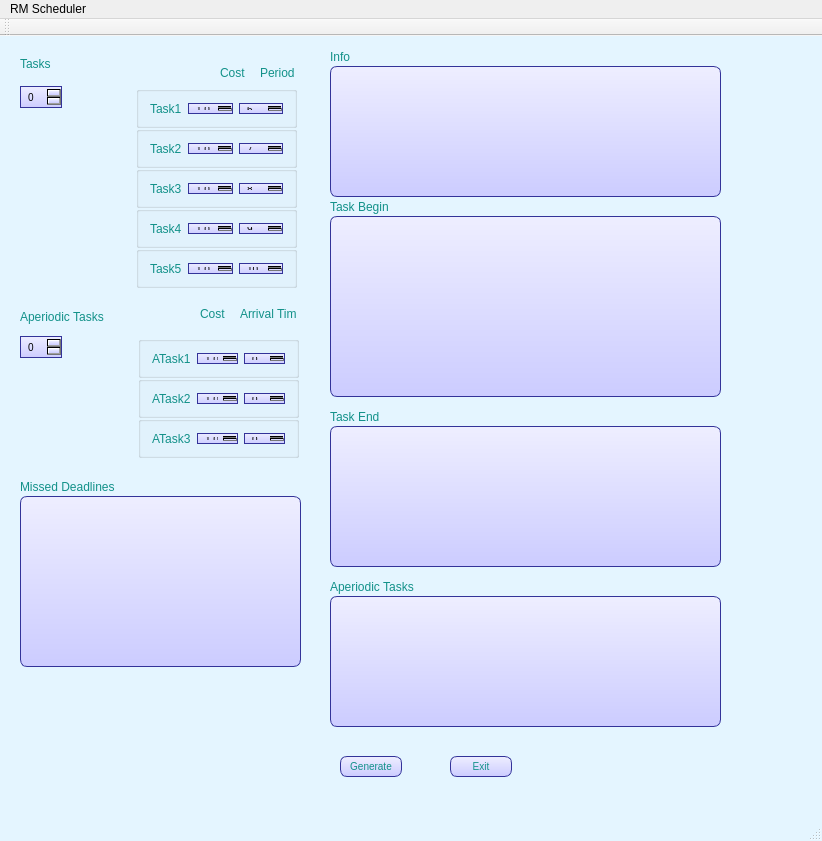
<?xml version="1.0" encoding="UTF-8"?>
<ui version="4.0">
 <class>MainWindow</class>
 <widget class="QMainWindow" name="MainWindow">
  <property name="windowModality">
   <enum>Qt::NonModal</enum>
  </property>
  <property name="geometry">
   <rect>
    <x>0</x>
    <y>0</y>
    <width>822</width>
    <height>841</height>
   </rect>
  </property>
  <property name="windowTitle">
   <string>MainWindow</string>
  </property>
  <property name="styleSheet">
   <string notr="true">
#MainWindow {
 background: rgb(228, 245, 255);
}

QLabel
{
		
	color: rgb(18, 145, 137);

}

QSpinBox
{
color:black;
background-color: QLinearGradient(x1: 0, y1: 0, x2: 0, y2: 1, stop: 0 #eef, stop: 1 #ccf);
border-width: 1px;
border-color: #339;
border-style: solid;
padding: 3px;
font-size: 10px;
padding-left: 5px;
padding-right: 5px;
}
QDoubleSpinBox
{
color:black;
background-color: QLinearGradient(x1: 0, y1: 0, x2: 0, y2: 1, stop: 0 #eef, stop: 1 #ccf);
border-width: 1px;
border-color: #339;
border-style: solid;
padding: 3px;
font-size: 10px;
padding-left: 5px;
padding-right: 5px;

}
QTextEdit{
color:black;
background-color: QLinearGradient(x1: 0, y1: 0, x2: 0, y2: 1, stop: 0 #eef, stop: 1 #ccf);
border-width: 1px;
border-color: #339;
border-style: solid;
border-radius: 7;
padding: 3px;
font-size: 10px;
padding-left: 5px;
padding-right: 5px;





}

QPushButton {
color:  rgb(18, 145, 137);
background-color:QLinearGradient(x1: 0, y1: 0, x2: 0, y2: 1, stop: 0 #eef, stop: 1 #ccf);
border-width: 1px;
border-color: #339;
border-style: solid;
border-radius: 7;
padding: 3px;
font-size: 10px;
padding-left: 5px;
padding-right: 5px;
min-width: 50px;
max-width: 50px;
min-height: 13px;
max-height: 13px;
}






#mainFrame {
border: 3px solid gray;
border-radius: 40px;
background: white;
}







</string>
  </property>
  <widget class="QWidget" name="centralWidget">
   <widget class="QGroupBox" name="groupBox_7">
    <property name="geometry">
     <rect>
      <x>138</x>
      <y>340</y>
      <width>161</width>
      <height>42</height>
     </rect>
    </property>
    <property name="title">
     <string/>
    </property>
    <layout class="QHBoxLayout" name="horizontalLayout_7">
     <item>
      <widget class="QLabel" name="label_15">
       <property name="text">
        <string>ATask2</string>
       </property>
      </widget>
     </item>
     <item>
      <widget class="QDoubleSpinBox" name="doubleSpinBox_7">
       <property name="decimals">
        <number>1</number>
       </property>
       <property name="maximum">
        <double>20.000000000000000</double>
       </property>
       <property name="singleStep">
        <double>0.500000000000000</double>
       </property>
       <property name="value">
        <double>1.000000000000000</double>
       </property>
      </widget>
     </item>
     <item>
      <widget class="QSpinBox" name="spinBox_7">
       <property name="maximum">
        <number>99</number>
       </property>
      </widget>
     </item>
    </layout>
   </widget>
   <widget class="QSpinBox" name="NumOfTasks">
    <property name="geometry">
     <rect>
      <x>20</x>
      <y>50</y>
      <width>42</width>
      <height>22</height>
     </rect>
    </property>
    <property name="maximum">
     <number>5</number>
    </property>
   </widget>
   <widget class="QLabel" name="label_8">
    <property name="geometry">
     <rect>
      <x>260</x>
      <y>30</y>
      <width>46</width>
      <height>13</height>
     </rect>
    </property>
    <property name="text">
     <string>Period</string>
    </property>
   </widget>
   <widget class="QGroupBox" name="groupBox_5">
    <property name="geometry">
     <rect>
      <x>136</x>
      <y>210</y>
      <width>161</width>
      <height>42</height>
     </rect>
    </property>
    <property name="title">
     <string/>
    </property>
    <layout class="QHBoxLayout" name="horizontalLayout_5">
     <item>
      <widget class="QLabel" name="label_6">
       <property name="text">
        <string>Task5</string>
       </property>
      </widget>
     </item>
     <item>
      <widget class="QDoubleSpinBox" name="doubleSpinBox_5">
       <property name="decimals">
        <number>1</number>
       </property>
       <property name="maximum">
        <double>20.000000000000000</double>
       </property>
       <property name="singleStep">
        <double>0.500000000000000</double>
       </property>
       <property name="value">
        <double>1.000000000000000</double>
       </property>
      </widget>
     </item>
     <item>
      <widget class="QSpinBox" name="spinBox_5">
       <property name="maximum">
        <number>50</number>
       </property>
       <property name="value">
        <number>10</number>
       </property>
      </widget>
     </item>
    </layout>
   </widget>
   <widget class="QGroupBox" name="groupBox_4">
    <property name="geometry">
     <rect>
      <x>136</x>
      <y>170</y>
      <width>161</width>
      <height>42</height>
     </rect>
    </property>
    <property name="title">
     <string/>
    </property>
    <layout class="QHBoxLayout" name="horizontalLayout_4">
     <item>
      <widget class="QLabel" name="label_5">
       <property name="text">
        <string>Task4</string>
       </property>
      </widget>
     </item>
     <item>
      <widget class="QDoubleSpinBox" name="doubleSpinBox_4">
       <property name="decimals">
        <number>1</number>
       </property>
       <property name="maximum">
        <double>20.000000000000000</double>
       </property>
       <property name="singleStep">
        <double>0.500000000000000</double>
       </property>
       <property name="value">
        <double>1.000000000000000</double>
       </property>
      </widget>
     </item>
     <item>
      <widget class="QSpinBox" name="spinBox_4">
       <property name="maximum">
        <number>50</number>
       </property>
       <property name="value">
        <number>9</number>
       </property>
      </widget>
     </item>
    </layout>
   </widget>
   <widget class="QGroupBox" name="groupBox_3">
    <property name="geometry">
     <rect>
      <x>136</x>
      <y>130</y>
      <width>161</width>
      <height>42</height>
     </rect>
    </property>
    <property name="title">
     <string/>
    </property>
    <layout class="QHBoxLayout" name="horizontalLayout_3">
     <item>
      <widget class="QLabel" name="label_4">
       <property name="text">
        <string>Task3</string>
       </property>
      </widget>
     </item>
     <item>
      <widget class="QDoubleSpinBox" name="doubleSpinBox_3">
       <property name="decimals">
        <number>1</number>
       </property>
       <property name="maximum">
        <double>20.000000000000000</double>
       </property>
       <property name="singleStep">
        <double>0.500000000000000</double>
       </property>
       <property name="value">
        <double>1.000000000000000</double>
       </property>
      </widget>
     </item>
     <item>
      <widget class="QSpinBox" name="spinBox_3">
       <property name="maximum">
        <number>50</number>
       </property>
       <property name="value">
        <number>8</number>
       </property>
      </widget>
     </item>
    </layout>
   </widget>
   <widget class="QGroupBox" name="groupBox_6">
    <property name="geometry">
     <rect>
      <x>138</x>
      <y>300</y>
      <width>161</width>
      <height>42</height>
     </rect>
    </property>
    <property name="title">
     <string/>
    </property>
    <layout class="QHBoxLayout" name="horizontalLayout_6">
     <item>
      <widget class="QLabel" name="label_14">
       <property name="text">
        <string>ATask1</string>
       </property>
      </widget>
     </item>
     <item>
      <widget class="QDoubleSpinBox" name="doubleSpinBox_6">
       <property name="decimals">
        <number>1</number>
       </property>
       <property name="maximum">
        <double>20.000000000000000</double>
       </property>
       <property name="singleStep">
        <double>0.500000000000000</double>
       </property>
       <property name="value">
        <double>1.000000000000000</double>
       </property>
      </widget>
     </item>
     <item>
      <widget class="QSpinBox" name="spinBox_6">
       <property name="maximum">
        <number>99</number>
       </property>
      </widget>
     </item>
    </layout>
   </widget>
   <widget class="QGroupBox" name="groupBox_2">
    <property name="geometry">
     <rect>
      <x>136</x>
      <y>90</y>
      <width>161</width>
      <height>42</height>
     </rect>
    </property>
    <property name="title">
     <string/>
    </property>
    <layout class="QHBoxLayout" name="horizontalLayout_2">
     <item>
      <widget class="QLabel" name="label_3">
       <property name="text">
        <string>Task2</string>
       </property>
      </widget>
     </item>
     <item>
      <widget class="QDoubleSpinBox" name="doubleSpinBox_2">
       <property name="decimals">
        <number>1</number>
       </property>
       <property name="maximum">
        <double>20.000000000000000</double>
       </property>
       <property name="singleStep">
        <double>0.500000000000000</double>
       </property>
       <property name="value">
        <double>1.000000000000000</double>
       </property>
      </widget>
     </item>
     <item>
      <widget class="QSpinBox" name="spinBox_2">
       <property name="maximum">
        <number>50</number>
       </property>
       <property name="value">
        <number>7</number>
       </property>
      </widget>
     </item>
    </layout>
   </widget>
   <widget class="QPushButton" name="btn_generate">
    <property name="geometry">
     <rect>
      <x>340</x>
      <y>720</y>
      <width>62</width>
      <height>21</height>
     </rect>
    </property>
    <property name="text">
     <string>Generate</string>
    </property>
   </widget>
   <widget class="QLabel" name="label_13">
    <property name="geometry">
     <rect>
      <x>20</x>
      <y>270</y>
      <width>101</width>
      <height>21</height>
     </rect>
    </property>
    <property name="text">
     <string>Aperiodic Tasks</string>
    </property>
   </widget>
   <widget class="QLabel" name="label_12">
    <property name="geometry">
     <rect>
      <x>200</x>
      <y>270</y>
      <width>31</width>
      <height>16</height>
     </rect>
    </property>
    <property name="text">
     <string>Cost</string>
    </property>
   </widget>
   <widget class="QGroupBox" name="groupBox">
    <property name="geometry">
     <rect>
      <x>136</x>
      <y>50</y>
      <width>161</width>
      <height>42</height>
     </rect>
    </property>
    <property name="title">
     <string/>
    </property>
    <layout class="QHBoxLayout" name="horizontalLayout">
     <item>
      <widget class="QLabel" name="label_2">
       <property name="text">
        <string>Task1</string>
       </property>
      </widget>
     </item>
     <item>
      <widget class="QDoubleSpinBox" name="doubleSpinBox">
       <property name="decimals">
        <number>1</number>
       </property>
       <property name="maximum">
        <double>20.000000000000000</double>
       </property>
       <property name="singleStep">
        <double>0.500000000000000</double>
       </property>
       <property name="value">
        <double>1.000000000000000</double>
       </property>
      </widget>
     </item>
     <item>
      <widget class="QSpinBox" name="spinBox">
       <property name="maximum">
        <number>50</number>
       </property>
       <property name="value">
        <number>6</number>
       </property>
      </widget>
     </item>
    </layout>
   </widget>
   <widget class="QTextEdit" name="textEdit">
    <property name="geometry">
     <rect>
      <x>330</x>
      <y>30</y>
      <width>391</width>
      <height>131</height>
     </rect>
    </property>
    <property name="font">
     <font>
      <pointsize>-1</pointsize>
     </font>
    </property>
   </widget>
   <widget class="QLabel" name="label_7">
    <property name="geometry">
     <rect>
      <x>220</x>
      <y>30</y>
      <width>46</width>
      <height>13</height>
     </rect>
    </property>
    <property name="text">
     <string>Cost</string>
    </property>
   </widget>
   <widget class="QSpinBox" name="Num_AperiodicTasks">
    <property name="geometry">
     <rect>
      <x>20</x>
      <y>300</y>
      <width>42</width>
      <height>22</height>
     </rect>
    </property>
    <property name="maximum">
     <number>3</number>
    </property>
   </widget>
   <widget class="QLabel" name="label">
    <property name="geometry">
     <rect>
      <x>20</x>
      <y>20</y>
      <width>61</width>
      <height>16</height>
     </rect>
    </property>
    <property name="text">
     <string>Tasks</string>
    </property>
   </widget>
   <widget class="QLabel" name="label_11">
    <property name="geometry">
     <rect>
      <x>240</x>
      <y>270</y>
      <width>56</width>
      <height>16</height>
     </rect>
    </property>
    <property name="text">
     <string>Arrival Time</string>
    </property>
   </widget>
   <widget class="QGroupBox" name="groupBox_8">
    <property name="geometry">
     <rect>
      <x>138</x>
      <y>380</y>
      <width>161</width>
      <height>42</height>
     </rect>
    </property>
    <property name="title">
     <string/>
    </property>
    <layout class="QHBoxLayout" name="horizontalLayout_8">
     <item>
      <widget class="QLabel" name="label_16">
       <property name="text">
        <string>ATask3</string>
       </property>
      </widget>
     </item>
     <item>
      <widget class="QDoubleSpinBox" name="doubleSpinBox_8">
       <property name="decimals">
        <number>1</number>
       </property>
       <property name="maximum">
        <double>20.000000000000000</double>
       </property>
       <property name="singleStep">
        <double>0.500000000000000</double>
       </property>
       <property name="value">
        <double>1.000000000000000</double>
       </property>
      </widget>
     </item>
     <item>
      <widget class="QSpinBox" name="spinBox_8">
       <property name="maximum">
        <number>99</number>
       </property>
      </widget>
     </item>
    </layout>
   </widget>
   <widget class="QPushButton" name="btn_exit">
    <property name="geometry">
     <rect>
      <x>450</x>
      <y>720</y>
      <width>62</width>
      <height>21</height>
     </rect>
    </property>
    <property name="text">
     <string>Exit</string>
    </property>
   </widget>
   <widget class="QTextEdit" name="textEdit_2">
    <property name="geometry">
     <rect>
      <x>330</x>
      <y>180</y>
      <width>391</width>
      <height>181</height>
     </rect>
    </property>
   </widget>
   <widget class="QTextEdit" name="textEdit_3">
    <property name="geometry">
     <rect>
      <x>330</x>
      <y>390</y>
      <width>391</width>
      <height>141</height>
     </rect>
    </property>
   </widget>
   <widget class="QTextEdit" name="textEdit_4">
    <property name="geometry">
     <rect>
      <x>20</x>
      <y>460</y>
      <width>281</width>
      <height>171</height>
     </rect>
    </property>
   </widget>
   <widget class="QTextEdit" name="textEdit_5">
    <property name="geometry">
     <rect>
      <x>330</x>
      <y>560</y>
      <width>391</width>
      <height>131</height>
     </rect>
    </property>
   </widget>
   <widget class="QLabel" name="label_17">
    <property name="geometry">
     <rect>
      <x>20</x>
      <y>440</y>
      <width>101</width>
      <height>21</height>
     </rect>
    </property>
    <property name="text">
     <string>Missed Deadlines</string>
    </property>
   </widget>
   <widget class="QLabel" name="label_18">
    <property name="geometry">
     <rect>
      <x>330</x>
      <y>10</y>
      <width>101</width>
      <height>21</height>
     </rect>
    </property>
    <property name="text">
     <string>Info</string>
    </property>
   </widget>
   <widget class="QLabel" name="label_19">
    <property name="geometry">
     <rect>
      <x>330</x>
      <y>160</y>
      <width>101</width>
      <height>21</height>
     </rect>
    </property>
    <property name="text">
     <string>Task Begin</string>
    </property>
   </widget>
   <widget class="QLabel" name="label_20">
    <property name="geometry">
     <rect>
      <x>330</x>
      <y>370</y>
      <width>101</width>
      <height>21</height>
     </rect>
    </property>
    <property name="text">
     <string>Task End</string>
    </property>
   </widget>
   <widget class="QLabel" name="label_21">
    <property name="geometry">
     <rect>
      <x>330</x>
      <y>540</y>
      <width>101</width>
      <height>21</height>
     </rect>
    </property>
    <property name="text">
     <string>Aperiodic Tasks</string>
    </property>
   </widget>
  </widget>
  <widget class="QMenuBar" name="menuBar">
   <property name="geometry">
    <rect>
     <x>0</x>
     <y>0</y>
     <width>822</width>
     <height>21</height>
    </rect>
   </property>
   <widget class="QMenu" name="menuRM_Scheduler">
    <property name="title">
     <string>RM Scheduler</string>
    </property>
   </widget>
   <addaction name="menuRM_Scheduler"/>
  </widget>
  <widget class="QToolBar" name="mainToolBar">
   <attribute name="toolBarArea">
    <enum>TopToolBarArea</enum>
   </attribute>
   <attribute name="toolBarBreak">
    <bool>true</bool>
   </attribute>
  </widget>
  <widget class="QStatusBar" name="statusBar"/>
 </widget>
 <layoutdefault spacing="6" margin="11"/>
 <resources/>
 <connections/>
</ui>
